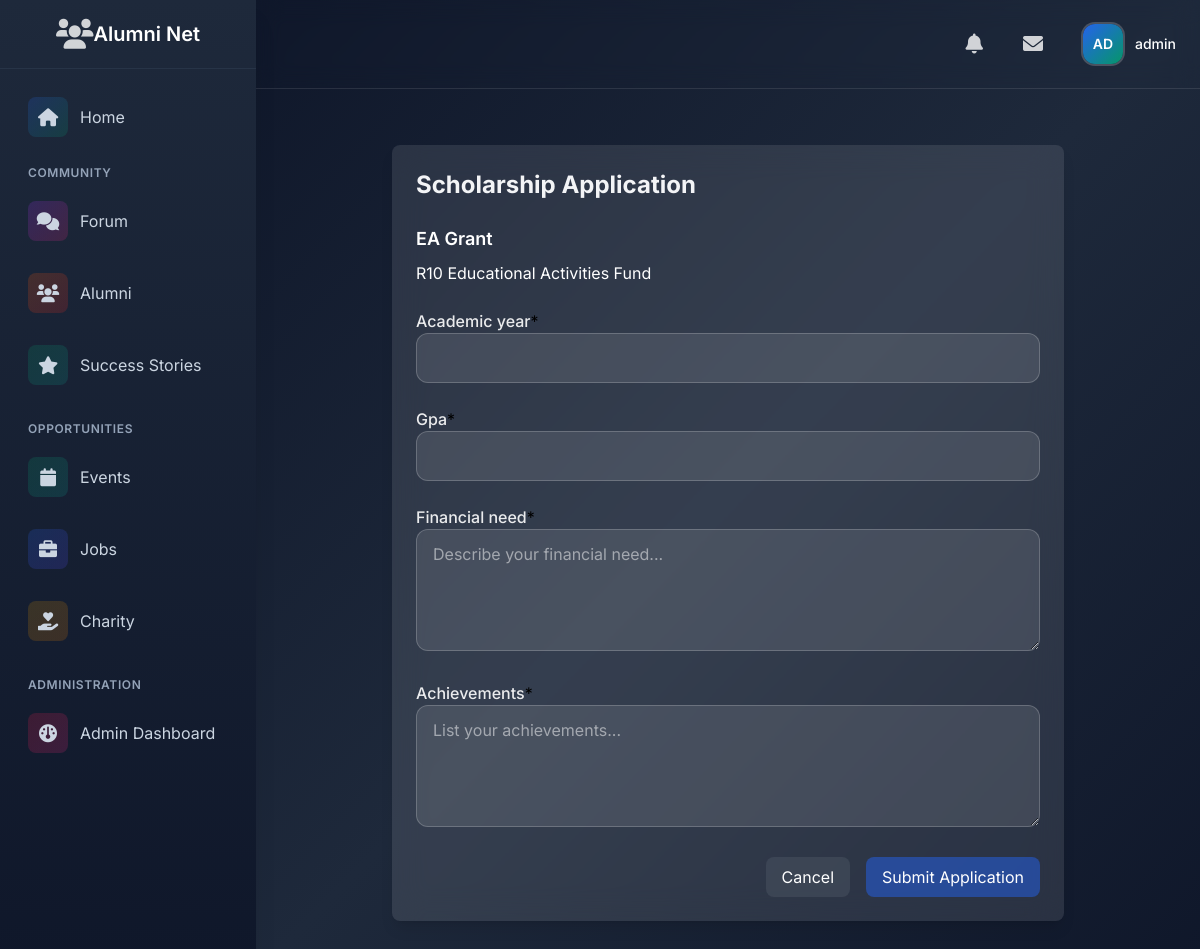
Page /charitable/funds/1/apply/ (signed in) on the committed database.
### users/models.py (models this page shows, shortened)
class User(AbstractUser):
    USER_TYPES = (
        ('admin', 'Admin'),
        ('alumni', 'Alumni'),
        ('student', 'Student'),
    )
    INDUSTRY_CHOICES = (
        ('it', 'Information Technology'),
        ('finance', 'Finance'),
        ('healthcare', 'Healthcare'),
        ('education', 'Education'),
        ('manufacturing', 'Manufacturing'),
        ('retail', 'Retail'),
        ('consulting', 'Consulting'),
        ('marketing', 'Marketing'),
        ('other', 'Other')
    )
    AVAILABILITY_CHOICES = (
        ('available', 'Available for Mentorship'),
        ('limited', 'Limited Availability'),
        ('unavailable', 'Not Available'),
    )
    user_type = models.CharField(max_length=10, choices=USER_TYPES, default='student')
    profile_picture = models.ImageField(upload_to='profile_pics/', null=True, blank=True)
    bio = models.TextField(max_length=500, blank=True)
    graduation_year = models.IntegerField(null=True, blank=True)
    current_job_title = models.CharField(max_length=100, blank=True)
    current_company = models.CharField(max_length=100, blank=True)
    industry = models.CharField(max_length=20, choices=INDUSTRY_CHOICES, blank=True)
    years_of_experience = models.PositiveIntegerField(default=0)
    skills = models.TextField(help_text="Enter skills separated by commas", blank=True)
    achievements = models.TextField(blank=True)
    certifications = models.TextField(help_text="Enter certifications separated by commas", blank=True)
    linkedin_profile = models.URLField(max_length=200, blank=True)
    portfolio_link = models.URLField(max_length=200, blank=True)
    mentorship_availability = models.CharField(
        max_length=20,
        choices=AVAILABILITY_CHOICES,
        blank=True
    )
    email_verified = models.BooleanField(default=False)

### charitable/models.py (models this page shows, shortened)
class Fund(models.Model):
    name = models.CharField(max_length=200)
    description = models.TextField()
    target_amount = models.DecimalField(max_digits=10, decimal_places=2)
    current_amount = models.DecimalField(max_digits=10, decimal_places=2, default=0)
    is_active = models.BooleanField(default=True)
    created_at = models.DateTimeField(auto_now_add=True)
    updated_at = models.DateTimeField(auto_now=True)

### charitable/views.py (the view)
# urls.py: path('funds/<int:fund_id>/apply/', views.apply_scholarship, name='apply_scholarship'),
@login_required
def apply_scholarship(request, fund_id):
    fund = get_object_or_404(Fund, pk=fund_id)
    if request.method == 'POST':
        form = ScholarshipApplicationForm(request.POST)
        if form.is_valid():
            application = form.save(commit=False)
            application.student = request.user
            application.fund = fund
            application.save()
            messages.success(request, 'Scholarship application submitted successfully!')
            return redirect('my_scholarship_applications')
    else:
        form = ScholarshipApplicationForm()
    return render(request, 'charitable/scholarship_application_form.html', {
        'form': form,
        'fund': fund
    })

### charitable/templates/charitable/scholarship_application_form.html (shortened to what this page needs)
{% extends "base.html" %}
{% load crispy_forms_tags %}
{% block content %}
<div class="container mx-auto px-4 py-8">
    <div class="max-w-2xl mx-auto bg-white/10 backdrop-blur-lg rounded-lg shadow-lg p-6">
        <h1 class="text-2xl font-bold text-gray-100 mb-6">Scholarship Application</h1>
        <div class="mb-6">
            <h2 class="text-lg font-semibold text-white">{{ fund.name }}</h2>
            <p class="text-white mt-2">{{ fund.description }}</p>
        </div>
        <form method="post" class="space-y-6">
            {{ form|crispy }}
            <div class="flex justify-end space-x-4">
                <a href="{% url 'fund_list' %}"
                   class="px-4 py-2 bg-gray-600 bg-opacity-50 text-white rounded-lg hover:bg-gray-700 transition-all duration-200">
                    Cancel
                </a>
                <button type="submit"
                        class="px-4 py-2 bg-blue-600 bg-opacity-50 text-white rounded-lg hover:bg-blue-700 transition-all duration-200">
                    Submit Application
                </button>
            </div>
        </form>
    </div>
</div>
{% endblock %}

### templates/base.html (shortened to what this page needs)
{% load static %}
{% load user_tags %}
{% load notification_tags %}
{% load message_tags %}
<!DOCTYPE html>
<html lang="en">
<head>
    <script src="https://cdn.tailwindcss.com"></script>
    <link rel="stylesheet" href="https://cdnjs.cloudflare.com/ajax/libs/font-awesome/6.0.0/css/all.min.css">
</head>
<body class="font-[Inter] bg-slate-900">
    <div class="min-h-screen flex flex-col md:flex-row">
        <aside class="fixed inset-y-0 left-0 bg-gradient-to-b from-slate-800 to-slate-900 shadow-xl w-64 transform -translate-x-full md:translate-x-0 transition-transform duration-300 ease-in-out z-30"
               id="sidebar">
            <div class="flex items-center justify-center p-4 border-b border-slate-700/50">
                <div class="text-white/80 hover:text-white transition-colors duration-200">
                    <i class="fas fa-users text-3xl"></i>
                </div>
                    <span class="text-xl font-semibold text-white">Alumni Net</span>
            </div>
            <nav class="p-4 space-y-4">
                {% if user.is_authenticated %}
                    <a href="{% url 'home' %}"
                       class="flex items-center space-x-3 p-3 rounded-xl hover:bg-white/10 text-slate-300 hover:text-white transition-all duration-200 group">
                        <div class="w-10 h-10 flex items-center justify-center rounded-lg bg-gradient-to-br from-blue-600/20 to-emerald-600/20 group-hover:from-blue-600/30 group-hover:to-emerald-600/30">
                            <i class="fas fa-home text-lg"></i>
                        </div>
                        <span>Home</span>
                    </a>
                    <div class="space-y-6">
                        <div class="space-y-2">
                            <p class="px-3 text-xs font-semibold text-slate-400 uppercase tracking-wider">Community</p>
                            <a href="{% url 'forum:category_list' %}"
                               class="flex items-center space-x-3 p-3 rounded-xl hover:bg-white/10 text-slate-300 hover:text-white transition-all duration-200 group">
                                <div class="w-10 h-10 flex items-center justify-center rounded-lg bg-gradient-to-br from-purple-600/20 to-pink-600/20 group-hover:from-purple-600/30 group-hover:to-pink-600/30">
                                    <i class="fas fa-comments text-lg"></i>
                                </div>
                                <span>Forum</span>
                            </a>
                            <a href="{% url 'users:alumni_directory' %}"
                               class="flex items-center space-x-3 p-3 rounded-xl hover:bg-white/10 text-slate-300 hover:text-white transition-all duration-200 group">
                                <div class="w-10 h-10 flex items-center justify-center rounded-lg bg-gradient-to-br from-orange-600/20 to-red-600/20 group-hover:from-orange-600/30 group-hover:to-red-600/30">
                                    <i class="fas fa-users text-lg"></i>
                                </div>
                                <span>Alumni</span>
                            </a>
                            <a href="{% url 'success:story_list' %}"
                               class="flex items-center space-x-3 p-3 rounded-xl hover:bg-white/10 text-slate-300 hover:text-white transition-all duration-200 group">
                                <div class="w-10 h-10 flex items-center justify-center rounded-lg bg-gradient-to-br from-emerald-600/20 to-teal-600/20 group-hover:from-emerald-600/30 group-hover:to-teal-600/30">
                                    <i class="fas fa-star text-lg"></i>
                                </div>
                                <span>Success Stories</span>
                            </a>
                        </div>
                        <div class="space-y-2">
                            <p class="px-3 text-xs font-semibold text-slate-400 uppercase tracking-wider">Opportunities</p>
                            <a href="{% url 'event_list' %}"
                               class="flex items-center space-x-3 p-3 rounded-xl hover:bg-white/10 text-slate-300 hover:text-white transition-all duration-200 group">
                                <div class="w-10 h-10 flex items-center justify-center rounded-lg bg-gradient-to-br from-emerald-600/20 to-teal-600/20 group-hover:from-emerald-600/30 group-hover:to-teal-600/30">
                                    <i class="fas fa-calendar text-lg"></i>
                                </div>
                                <span>Events</span>
                            </a>
                            <a href="{% url 'job_list' %}"
                               class="flex items-center space-x-3 p-3 rounded-xl hover:bg-white/10 text-slate-300 hover:text-white transition-all duration-200 group">
                                <div class="w-10 h-10 flex items-center justify-center rounded-lg bg-gradient-to-br from-blue-600/20 to-indigo-600/20 group-hover:from-blue-600/30 group-hover:to-indigo-600/30">
                                    <i class="fas fa-briefcase text-lg"></i>
                                </div>
                                <span>Jobs</span>
                            </a>
                            <a href="{% url 'fund_list' %}"
   class="flex items-center space-x-3 p-3 rounded-xl hover:bg-white/10 text-slate-300 hover:text-white transition-all duration-200 group">
    <div class="w-10 h-10 flex items-center justify-center rounded-lg bg-gradient-to-br from-yellow-600/20 to-amber-600/20 group-hover:from-yellow-600/30 group-hover:to-amber-600/30">
        <i class="fas fa-hand-holding-heart text-lg"></i>
    </div>
    <span>Charity</span>
</a>
                        </div>
                        {% if user.is_staff %}
                        <div class="space-y-2">
                            <p class="px-3 text-xs font-semibold text-slate-400 uppercase tracking-wider">Administration</p>
                            <a href="{% url 'admin_panel:dashboard' %}"
                               class="flex items-center space-x-3 p-3 rounded-xl hover:bg-white/10 text-slate-300 hover:text-white transition-all duration-200 group">
                                <div class="w-10 h-10 flex items-center justify-center rounded-lg bg-gradient-to-br from-rose-600/20 to-pink-600/20 group-hover:from-rose-600/30 group-hover:to-pink-600/30">
                                    <i class="fas fa-gauge text-lg"></i>
                                </div>
                                <span>Admin Dashboard</span>
                            </a>
                        </div>
                        {% endif %}
                    </div>
                {% endif %}
            </nav>
        </aside>
        <div class="flex-1 md:ml-64 relative bg-gradient-to-br from-slate-900 via-slate-800 to-slate-900">
            <header class="sticky top-0 z-20 backdrop-blur-md border-b border-white/10">
                <div class="relative flex items-center justify-between p-4 text-white">
                    <div class="flex items-center space-x-3 md:space-x-6">
                        {% if user.is_authenticated %}
                            <a href="{% url 'notifications:notification_list' %}" class="relative p-2 text-white/80 hover:text-white rounded-xl hover:bg-white/10 transition-colors duration-200">
                                <i class="fas fa-bell text-xl"></i>
                            </a>
                            <a href="{% url 'messaging:conversation_list' %}"
                               class="relative p-2 text-white/80 hover:text-white rounded-xl hover:bg-white/10 transition-colors duration-200">
                                <i class="fas fa-envelope text-xl"></i>
                            </a>
                            <div class="relative"
                                 x-data="{ open: false }"
                                 @keydown.escape.stop="open = false"
                                 @click.away="open = false">
                                <button @click="open = !open"
                                        class="flex items-center space-x-3 p-2 rounded-xl hover:bg-white/10 transition-all duration-200"
                                        :aria-expanded="open">
                                    <div class="relative">
                                        <div class="w-10 h-10 rounded-xl overflow-hidden ring-2 ring-white/20">
                                            {% if user.profile_picture %}
                                                <img src="{{ user.profile_picture.url }}"
                                                     alt="Profile"
                                                     class="h-full w-full object-cover">
                                            {% else %}
                                                <div class="profile-initials w-full h-full flex items-center justify-center bg-gradient-to-br from-blue-600 to-emerald-600">
                                                    <span class="text-white text-sm font-semibold">{{ user|get_initials }}</span>
                                                </div>
                                            {% endif %}
                                        </div>
                                    </div>
                                    <span class="text-sm font-medium text-white">{{ user.get_full_name|default:user.username }}</span>
                                </button>
                            </div>
                        {% endif %}
                    </div>
                </div>
            </header>
            <main class="relative p-4 md:p-6">
                {% block content %}{% endblock %}
            </main>
        </div>
    </div>
</body>
</html>

### rows in the picture
User: first_name+last_name+username "AD", get_full_name "admin"
Fund: name "EA Grant", description "R10 Educational Activities Fund"
